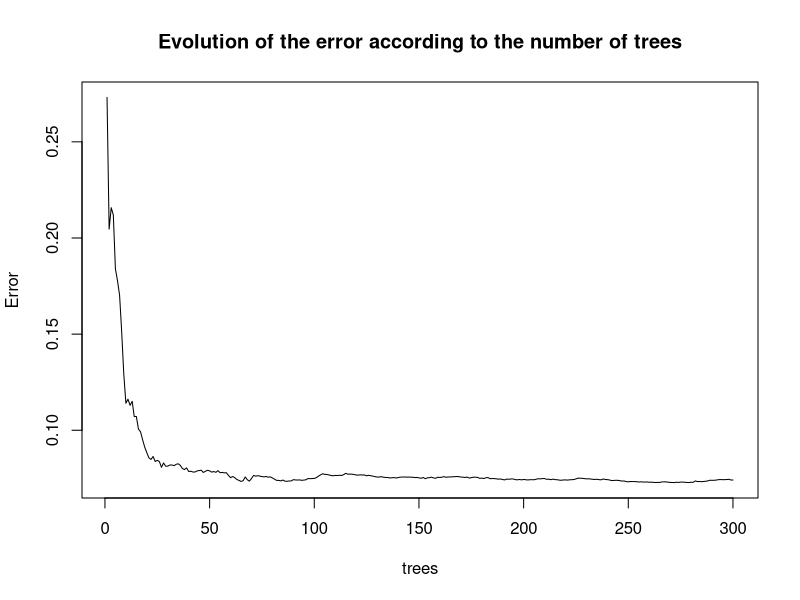
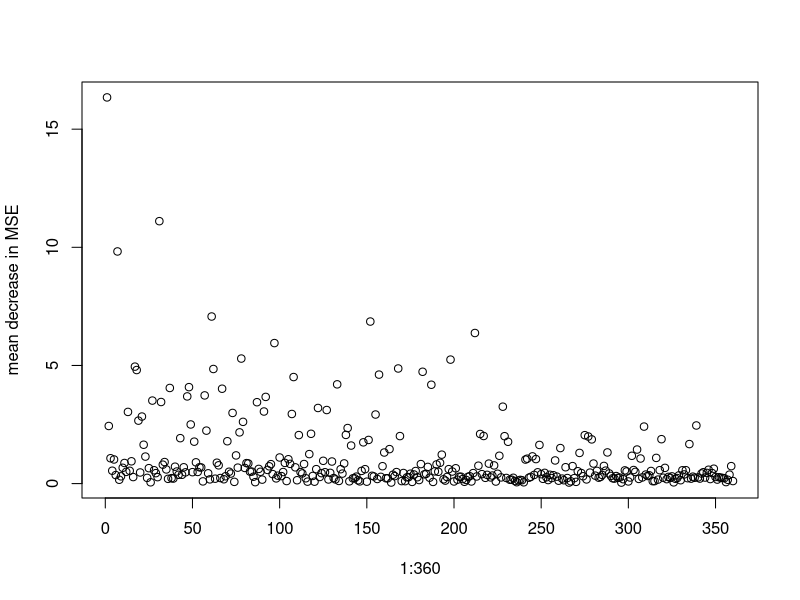
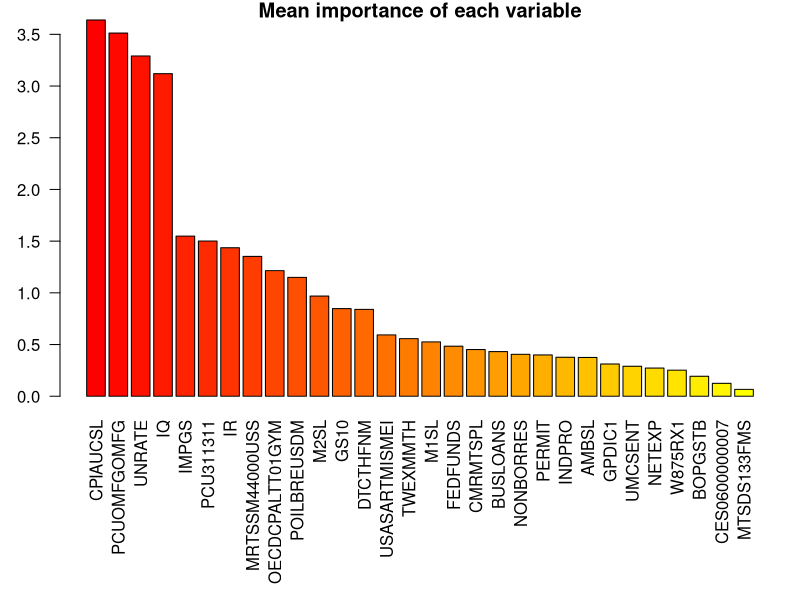
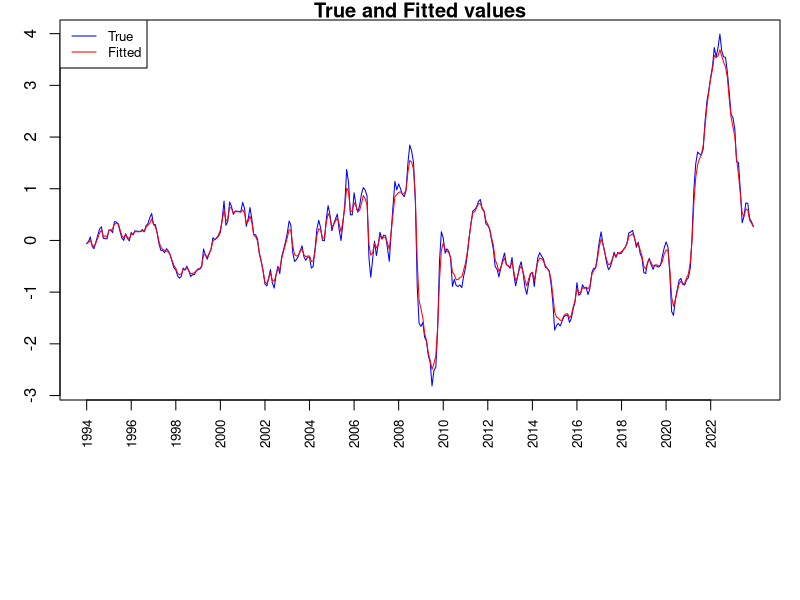
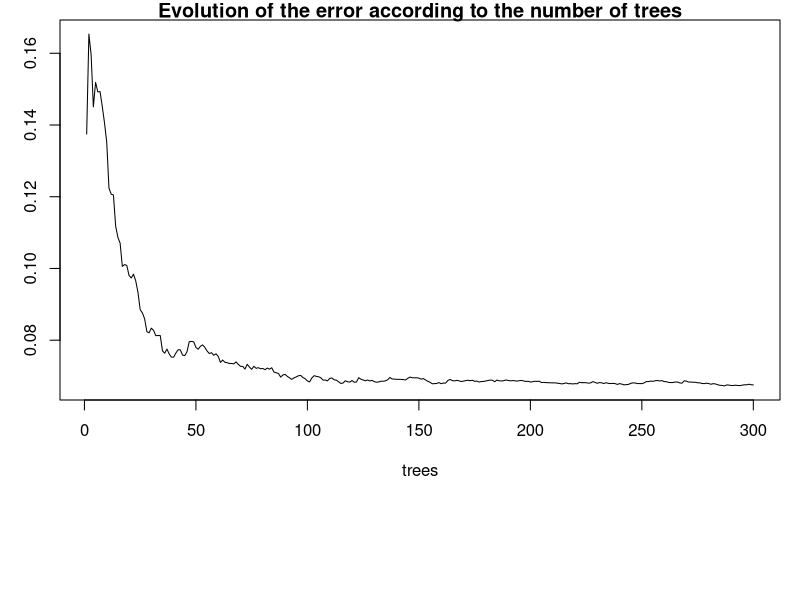
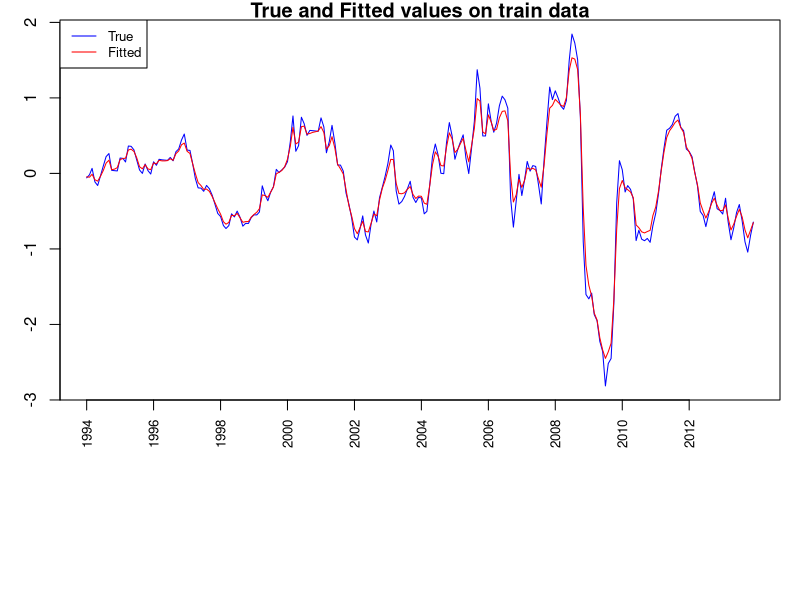
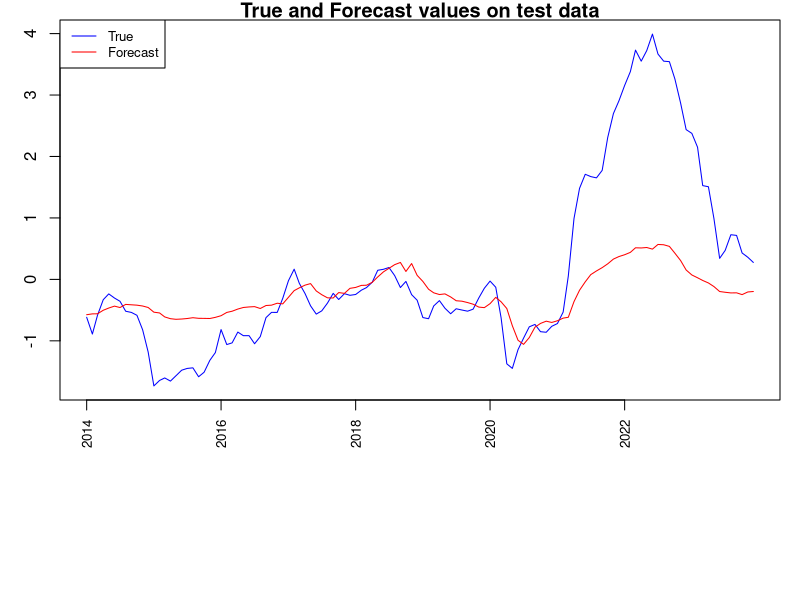
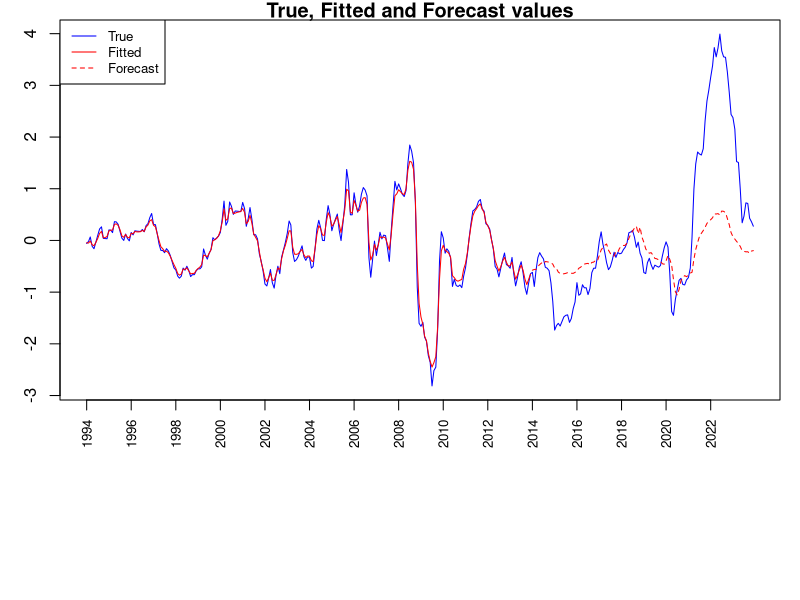

Write the R code that produced these figures, in order.
## ---- chunk 1
knitr::opts_chunk$set(echo = TRUE)
## ---- chunk 2
# Import libraries
library(randomForest)
library(lubridate)
library(dplyr)
## ---- chunk 3
# Read data
data <- read.csv("./data/inputs_rf.csv")
# Select data from January 1993 to December 2023 (31 years -> 372 observations)
raw_data <- data[25:nrow(data),]
series <- colnames(raw_data[,2:ncol(raw_data)])
dates <- raw_data$date
T <- length(dates)
## ---- chunk 4
yt <- raw_data[,2:ncol(raw_data)]
dim_yt <- dim(yt)
TT <- dim_yt[1]
NN <- dim_yt[2]
y <- as.data.frame(scale(yt,scale=TRUE)) # standardize the data for plotting
Y <- y[13:nrow(y),1]
XX<-cbind(
  setNames(y[12:(nrow(y)-1),], paste0(names(y[12:(nrow(y)-1),]),"_t-1")),
  setNames(y[11:(nrow(y)-2),], paste0(names(y[11:(nrow(y)-2),]),"_t-2")),
  setNames(y[10:(nrow(y)-3),], paste0(names(y[10:(nrow(y)-3),]),"_t-3")),
  setNames(y[9:(nrow(y)-4),], paste0(names(y[9:(nrow(y)-4),]),"_t-4")),
  setNames(y[8:(nrow(y)-5),], paste0(names(y[8:(nrow(y)-5),]),"_t-5")),
  setNames(y[7:(nrow(y)-6),], paste0(names(y[7:(nrow(y)-6),]),"_t-6")),
  setNames(y[6:(nrow(y)-7),], paste0(names(y[6:(nrow(y)-7),]),"_t-7")),
  setNames(y[5:(nrow(y)-8),], paste0(names(y[5:(nrow(y)-8),]),"_t-8")),
  setNames(y[4:(nrow(y)-9),], paste0(names(y[4:(nrow(y)-9),]),"_t-9")),
  setNames(y[3:(nrow(y)-10),], paste0(names(y[3:(nrow(y)-10),]),"_t-10")),
  setNames(y[2:(nrow(y)-11),], paste0(names(y[2:(nrow(y)-11),]),"_t-11")),
  setNames(y[1:(nrow(y)-12),], paste0(names(y[1:(nrow(y)-12),]),"_t-12")))
X1<-scale(XX,center=TRUE,scale=TRUE)
## ---- chunk 5
# Function to compute the mean square error and compare the forecasts
compute_mse <- function(actual_values, predicted_values) {
  return(mean((actual_values-predicted_values)**2))
}
## ---- chunk 6
set.seed(117)
rf.fit <- randomForest(X1,Y,ntree=300,mtry=10,importance=TRUE)
rf.fit
plot(rf.fit, main = "Evolution of the error according to the number of trees")
## ---- chunk 7
rf_importance = rf.fit$importance[,2]
plot(1:360,rf_importance,ylab="mean decrease in MSE")
## ---- chunk 8
df_importance = as.data.frame(rf_importance)
arrange(df_importance, desc(rf_importance))
## ---- chunk 9
df_mean_importance <- data.frame(
  variable=rep(names(y),12), rf_importance=df_importance$rf_importance)
df_mean_importance <- aggregate(rf_importance ~ variable, 
                                data = df_mean_importance, FUN = mean)
df_mean_importance_sort <- arrange(df_mean_importance, desc(rf_importance))
df_mean_importance_sort
## ---- chunk 10
par(mar = c(10 ,3, 1, 1))
couleurs <- colorRampPalette(c("red", "yellow"))(length(df_mean_importance_sort$variable))
barplot(df_mean_importance_sort$rf_importance, 
        names.arg = df_mean_importance_sort$variable,
        col = couleurs,
        las=2, main = 'Mean importance of each variable')
## ---- chunk 11
cat("MSE Global: ",compute_mse(Y, predict(rf.fit, newdata = X1)), "\n")
## ---- chunk 12
dates_plot = ymd(dates[13:length(dates)])
plot(dates_plot, Y, type='l', col='blue', main = 'True and Fitted values',
     ylab = 'CPI inflation rate growth rate (%)', xlab='', xaxt="n")
lines(dates_plot, predict(rf.fit, newdata = X1), col='red')
at1 = seq(min(dates_plot), max(dates_plot), by = "2 years")
axis.Date(side=1, dates_plot,  at=at1, las=2,  format= "%Y", cex.axis = 0.8)
legend("topleft", legend = c("True", "Fitted"), col = c("blue","red"), 
       lty = c(1,1), cex = 0.8)
## ---- chunk 13
X1_train <- X1[1:240,]
X1_test <- X1[241:nrow(X1),]
Y_train <- Y[1:240]
Y_test <- Y[241:nrow(X1)]

set.seed(117)
rf2.fit <- randomForest(X1_train,Y_train,ntree=300,mtry=10,importance=TRUE)
rf2.fit
plot(rf2.fit, main = "Evolution of the error according to the number of trees")
## ---- chunk 14
dates_train_plot = ymd(dates[13:252])
plot(dates_train_plot, Y_train, type='l', col='blue', 
     main = 'True and Fitted values on train data', 
     ylab = 'CPI inflation rate growth rate (%)', xlab='', xaxt="n")
lines(dates_train_plot, predict(rf2.fit, newdata = X1_train), col='red')
at1 = seq(min(dates_train_plot), max(dates_train_plot), by = "2 years")
axis.Date(side=1, dates_train_plot,  at=at1, las=2,  format= "%Y", cex.axis = 0.8)
legend("topleft", legend = c("True", "Fitted"), col = c("blue","red"), 
       lty = c(1,1), cex = 0.8)
## ---- chunk 15
dates_test_plot = ymd(dates[253:length(dates)])
plot(dates_test_plot, Y_test, type='l', col='blue',
     main = 'True and Forecast values on test data', 
     ylab = 'CPI inflation rate growth rate (%)', xlab='', xaxt="n")
lines(dates_test_plot, predict(rf2.fit, newdata = X1_test), col='red')
at1 = seq(min(dates_test_plot), max(dates_test_plot), by = "2 years")
axis.Date(side=1, dates_test_plot,  at=at1, las=2,  format= "%Y", cex.axis = 0.8)
legend("topleft", legend = c("True", "Forecast"), col = c("blue","red"), 
       lty = c(1,1), cex = 0.8)
## ---- chunk 16
cat("MSE Global: ",compute_mse(Y, predict(rf2.fit, newdata = X1)), "\n")
cat("MSE Train: ",compute_mse(Y_train, predict(rf2.fit, newdata = X1_train)), "\n")
cat("MSE Test: ",compute_mse(Y_test, predict(rf2.fit, newdata = X1_test)))
## ---- chunk 17
dates_plot = ymd(dates[13:length(dates)])
plot(dates_plot, Y, type='l', col='blue',
     main = 'True, Fitted and Forecast values',
     ylab = 'CPI inflation rate growth rate (%)', xlab='', xaxt="n")
lines(dates_train_plot, predict(rf2.fit, newdata = X1_train), col='red')
lines(dates_test_plot, predict(rf2.fit, newdata = X1_test), type = 'l', lty=2, col='red')
at1 = seq(min(dates_plot), max(dates_plot), by = "2 years")
axis.Date(side=1, dates_plot,  at=at1, las=2,  format= "%Y", cex.axis = 0.8)
legend("topleft", legend = c("True", "Fitted", "Forecast"), col = c("blue","red", "red"), 
       lty = c(1,1,2), cex = 0.8)
## ---- chunk 18
indices_train = sample(1:nrow(X1), size=240)
X1_train_2 <- X1[indices_train,]
X1_test_2 <- X1[-indices_train,]
Y_train_2 <- Y[indices_train]
Y_test_2 <- Y[-indices_train]
set.seed(117)
rf3.fit <- randomForest(X1_train_2,Y_train_2,ntree=300,mtry=10,importance=TRUE)
rf3.fit
plot(rf3.fit, main = "Evolution of the error according to the number of trees")
## ---- chunk 19
cat("MSE Global: ",compute_mse(Y, predict(rf3.fit, newdata = X1)), "\n")
cat("MSE Train: ",compute_mse(Y_train_2, predict(rf3.fit, newdata = X1_train_2)), "\n")
cat("MSE Test: ",compute_mse(Y_test_2, predict(rf3.fit, newdata = X1_test_2)), "\n")
## ---- chunk 20
dates_plot = ymd(dates[13:length(dates)])
plot(dates_plot, Y, type='l', col='blue', 
     ylab = 'CPI inflation rate growth rate (%)', xlab='', xaxt="n")
lines(dates_plot, predict(rf3.fit, newdata = X1), col='red')
at1 = seq(min(dates_plot), max(dates_plot), by = "2 years")
axis.Date(side=1, dates_plot,  at=at1, las=2,  format= "%Y", cex.axis = 0.8)
legend("topleft", legend = c("True", "Fitted"), col = c("blue","red"), 
       lty = c(1,1), cex = 0.8)
## ---- chunk 21
dates_plot = ymd(dates[13:length(dates)])
dates_train_plot = dates_plot[indices_train]
dates_test_plot = dates_plot[-indices_train]
plot(dates_plot, Y, type='l', col='blue', 
     ylab = 'CPI inflation rate growth rate (%)', xlab='', xaxt="n")
points(dates_train_plot, predict(rf3.fit, newdata = X1_train_2), col="green")
points(dates_test_plot, predict(rf3.fit, newdata = X1_test_2), col="red")
at1 = seq(min(dates_plot), max(dates_plot), by = "2 years")
axis.Date(side=1, dates_plot,  at=at1, las=2,  format= "%Y", cex.axis = 0.8)
legend("topleft", legend = c("True", "Fitted", "Forecast"), col = c("blue","green", "red"), 
       lty = c(1,1,1), cex = 0.8)
